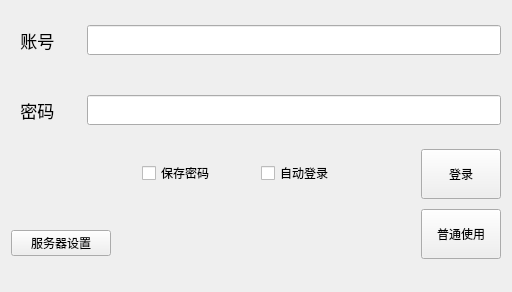
<?xml version="1.0" encoding="UTF-8"?>
<ui version="4.0">
 <class>Form</class>
 <widget class="QWidget" name="Form">
  <property name="geometry">
   <rect>
    <x>0</x>
    <y>0</y>
    <width>512</width>
    <height>292</height>
   </rect>
  </property>
  <property name="windowTitle">
   <string>Form</string>
  </property>
  <layout class="QGridLayout" name="gridLayout">
   <item row="3" column="1">
    <layout class="QHBoxLayout" name="horizontalLayout_3">
     <item>
      <spacer name="horizontalSpacer_3">
       <property name="orientation">
        <enum>Qt::Horizontal</enum>
       </property>
       <property name="sizeType">
        <enum>QSizePolicy::Expanding</enum>
       </property>
       <property name="sizeHint" stdset="0">
        <size>
         <width>40</width>
         <height>20</height>
        </size>
       </property>
      </spacer>
     </item>
     <item>
      <widget class="QCheckBox" name="remember">
       <property name="text">
        <string>保存密码</string>
       </property>
      </widget>
     </item>
     <item>
      <spacer name="horizontalSpacer">
       <property name="orientation">
        <enum>Qt::Horizontal</enum>
       </property>
       <property name="sizeType">
        <enum>QSizePolicy::Preferred</enum>
       </property>
       <property name="sizeHint" stdset="0">
        <size>
         <width>40</width>
         <height>20</height>
        </size>
       </property>
      </spacer>
     </item>
     <item>
      <widget class="QCheckBox" name="Auto">
       <property name="text">
        <string>自动登录</string>
       </property>
      </widget>
     </item>
    </layout>
   </item>
   <item row="3" column="2">
    <spacer name="horizontalSpacer_2">
     <property name="orientation">
      <enum>Qt::Horizontal</enum>
     </property>
     <property name="sizeType">
      <enum>QSizePolicy::Preferred</enum>
     </property>
     <property name="sizeHint" stdset="0">
      <size>
       <width>75</width>
       <height>20</height>
      </size>
     </property>
    </spacer>
   </item>
   <item row="0" column="1" colspan="3">
    <layout class="QHBoxLayout" name="horizontalLayout">
     <item>
      <widget class="QLabel" name="label">
       <property name="minimumSize">
        <size>
         <width>70</width>
         <height>30</height>
        </size>
       </property>
       <property name="font">
        <font>
         <pointsize>13</pointsize>
         <weight>50</weight>
         <bold>false</bold>
        </font>
       </property>
       <property name="autoFillBackground">
        <bool>false</bool>
       </property>
       <property name="text">
        <string>  账号 </string>
       </property>
      </widget>
     </item>
     <item>
      <widget class="QLineEdit" name="textaccount">
       <property name="minimumSize">
        <size>
         <width>70</width>
         <height>30</height>
        </size>
       </property>
      </widget>
     </item>
    </layout>
   </item>
   <item row="4" column="1">
    <widget class="QPushButton" name="proxyButton">
     <property name="maximumSize">
      <size>
       <width>100</width>
       <height>16777215</height>
      </size>
     </property>
     <property name="text">
      <string>服务器设置</string>
     </property>
    </widget>
   </item>
   <item row="1" column="1">
    <spacer name="verticalSpacer">
     <property name="orientation">
      <enum>Qt::Vertical</enum>
     </property>
     <property name="sizeType">
      <enum>QSizePolicy::Fixed</enum>
     </property>
     <property name="sizeHint" stdset="0">
      <size>
       <width>10</width>
       <height>20</height>
      </size>
     </property>
    </spacer>
   </item>
   <item row="2" column="1" colspan="3">
    <layout class="QHBoxLayout" name="horizontalLayout_2">
     <item>
      <widget class="QLabel" name="label_2">
       <property name="minimumSize">
        <size>
         <width>70</width>
         <height>30</height>
        </size>
       </property>
       <property name="font">
        <font>
         <pointsize>13</pointsize>
        </font>
       </property>
       <property name="autoFillBackground">
        <bool>false</bool>
       </property>
       <property name="text">
        <string>  密码</string>
       </property>
      </widget>
     </item>
     <item>
      <widget class="QLineEdit" name="lineEdit">
       <property name="minimumSize">
        <size>
         <width>0</width>
         <height>30</height>
        </size>
       </property>
      </widget>
     </item>
    </layout>
   </item>
   <item row="3" column="3" rowspan="2">
    <layout class="QVBoxLayout" name="verticalLayout">
     <item>
      <widget class="QPushButton" name="loginButton">
       <property name="minimumSize">
        <size>
         <width>0</width>
         <height>50</height>
        </size>
       </property>
       <property name="text">
        <string>登录</string>
       </property>
      </widget>
     </item>
     <item>
      <widget class="QPushButton" name="visitButton">
       <property name="minimumSize">
        <size>
         <width>0</width>
         <height>50</height>
        </size>
       </property>
       <property name="text">
        <string>普通使用</string>
       </property>
      </widget>
     </item>
    </layout>
   </item>
  </layout>
 </widget>
 <resources/>
 <connections/>
</ui>
